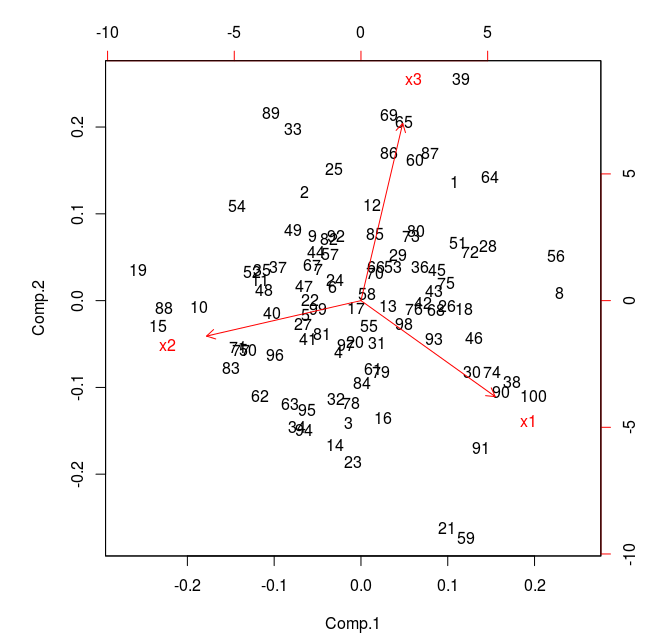

R code for this plot:
# A simple Principal Components Analysis example using 'princomp' function.
# 2017-06-07 from Internet, Wang Weihua

set.seed(1000)
x1=rnorm(100)
x2=rnorm(100)
x3=rnorm(100)
data=data.frame(x1,x2,x3)
data.pr=princomp(data,cor=TRUE) # a logical value indicating whether the calculation should use the correlation matrix or the 
                                # covariance matrix. (The correlation matrix can only be used if there are no constant variables.)
data.pr
summary(data.pr,loadings=TRUE)
biplot(data.pr)
